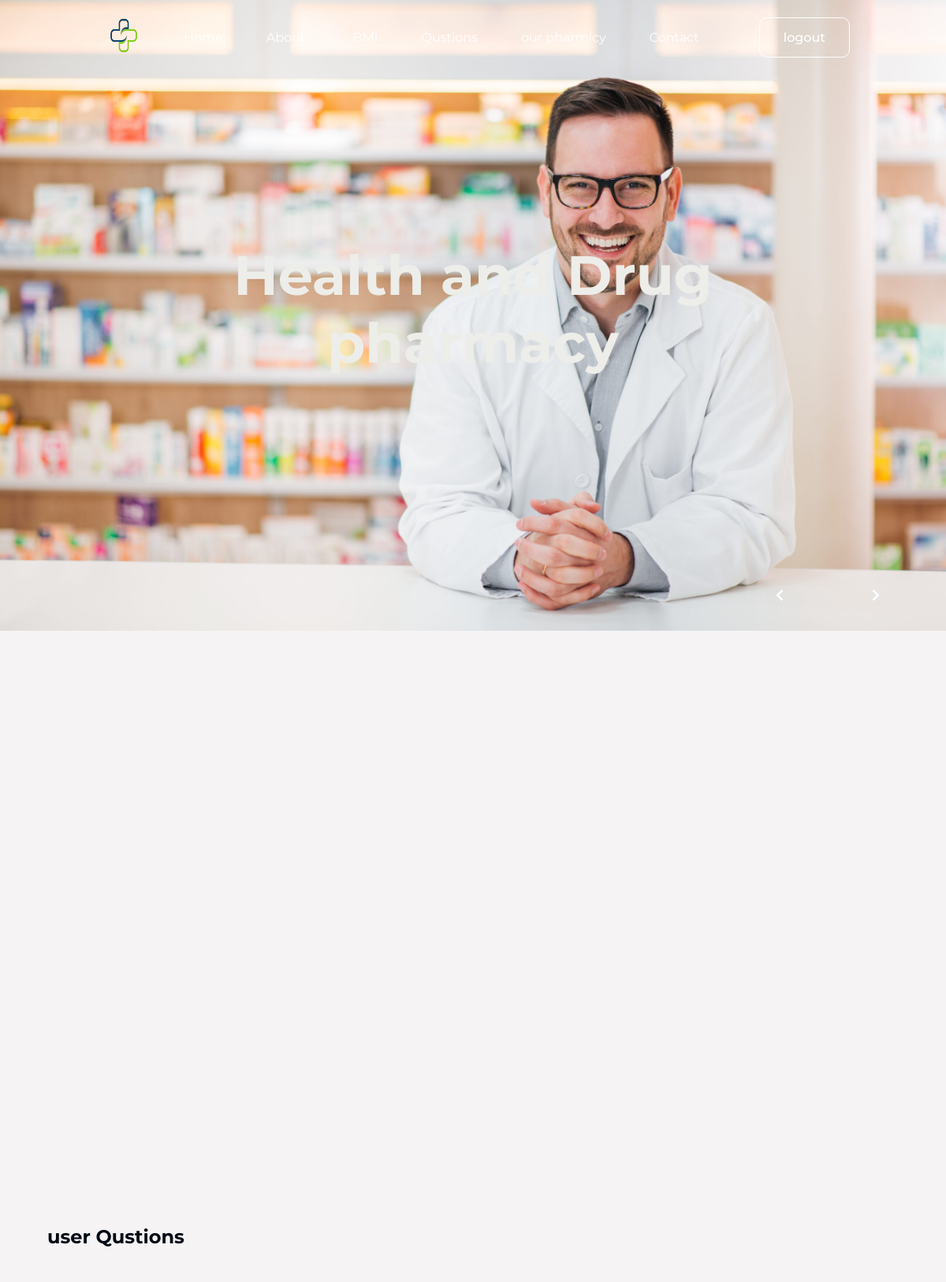
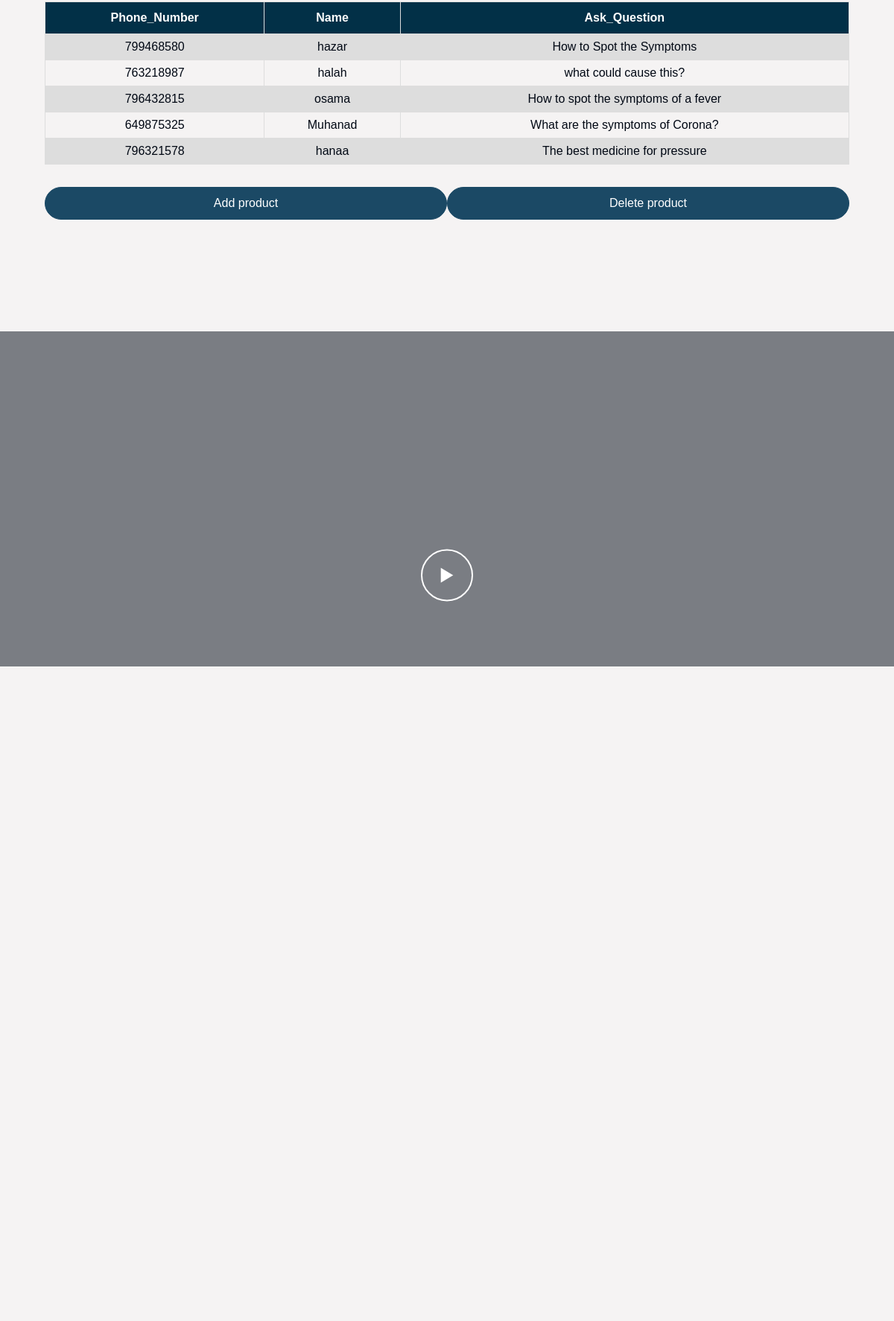
/manager_home.php (upper part), run on the app's committed database (2 pictures, top to bottom).
### tables this page shows
CREATE TABLE `question` (
  `Phone_Number` int(10) DEFAULT NULL,
  `Name` varchar(255) DEFAULT NULL,
  `Ask_Question` varchar(255) DEFAULT NULL
);

### manager_home.php (the view, shortened to what this page needs)
<?php
include("config/db_config.php");
$get_res = "SELECT * FROM question";
$Qustion_res = mysqli_query($connection, $get_res);
?>
<!DOCTYPE html>
<html lang="en">
<head>
    <link href="https://unpkg.com/boxicons@2.0.7/css/boxicons.min.css" rel="stylesheet">
    <link href='//maxcdn.bootstrapcdn.com/font-awesome/4.5.0/css/font-awesome.min.css' rel='stylesheet' />
    <link rel="stylesheet" href="https://cdnjs.cloudflare.com/ajax/libs/Swiper/6.7.5/swiper-bundle.min.css">
    <link rel="stylesheet" href="CSS\ST.css">
</head>
<body>
    <header class="header" id="header">
        <div class="navigation">
            <nav class="nav d-flex">
                <div class="logo">
                    <a href="index.php">
                        <img src="Image\logo1.png" />
                    </a>
                </div>
            <ul class="nav-list d-flex">
                    <li class="nav-item"><a href="#header" class="nav-link">Home</a></li>
                    <li class="nav-item"><a href="#about" class="nav-link">About</a></li>
                    <li><a href="BMI.php">BMI</a></li>
                    <li class="nav-item"><a href="#user_Qustion" class="nav-link">Qustions</a></li>
                    <li class="nav-item"><a href="#our" class="nav-link">our pharmicy</a></li>
                    <li class="nav-item"><a href="#contact" class="nav-link">Contact</a></li>
                </ul>
                <a href="Process\logout.php" class="btn sign-up">logout</a>
            </nav>
        </div>
        <div class="swiper-container slider-1">
            <div class="swiper-wrapper">
                <div class="swiper-slide">
                    <img src="Image\ph1.jpg" alt="" />
                </div>
            </div>
        </div>
        <div class="content">
            <h1>
            Health and Drug<br />
                 pharmacy
            </h1>
        </div>
        <div class="arrows d-flex">
            <div class="swiper-prev d-flex">
                <i class="bx bx-chevron-left swiper-icon"></i>
            </div>
            <div class="swiper-next d-flex">
                <i class="bx bx-chevron-right swiper-icon"></i>
            </div>
        </div>
    </header>
    <main class="main">
        <section class="section about" id="about">
            <div class="row container">
                <div class="col">
                </div>
            </div>
        </section>
        <section class="contact_section layout_padding" id="user_Qustion">
    <div class="container">
      <div class="row">
        <div class="col-md-6 ">
          <div class="heading_container ">
            <h2 class="">
              user Qustions
            </h2>
          </div>
          <div class="product">
          <table>
          <tr>
          <th>Phone_Number</th>
          <th>Name</th>
          <th>Ask_Question</th>
          </tr>
          <?php
          while($data=mysqli_fetch_assoc($Qustion_res)) {
            echo "<tr>";
              echo "<td>" .$data['Phone_Number']."</td>";
              echo "<td>" .$data['Name']."</td>";
              echo "<td>" .$data['Ask_Question']."</td>";
              echo "</tr>";
                  }
          ?>
            </table>
            </div>
            <div class="btn-box">
              <button><a href="Add_products.php">Add product</a></button>
              <button><a href="Delete_products.php">Delete product</a></button>
            </div>
            </div>
  </section>
        <section class="section discount">
            <div class="overlay">
                <video class="video">
                    <source src="Image\pexels-nataliya-vaitkevich-7525922.mp4" type="video/mp4" />
                    <source src="Image\pexels-nataliya-vaitkevich-7525922.webm" type="video/webm" />
                </video>
            </div>
            <div class="content">
                <span class="video-control d-flex"><i class="bx bx-play"></i></span>
            </div>
        </section>
        <section class="section trip" id="our">
        </section>
    </main>
    <link rel="stylesheet" href="CSS\ST.css">
</body>
</html>

### CSS/ST.css (style rules this page uses)
:root { --primary: #637081; --text-1: #000814; --text-2: #a9a9a9; --white: #fff; --shadow-300: 0 5px 5px rgba(0, 0, 0, 0.3); --shadow-500: 0 5px 5px rgba(0, 0, 0, 0.5); --transition-300: all 300ms ease-in-out; --transition-500: all 500ms ease-in-out; }
*, *::after, *::before { margin: 0; padding: 0; box-sizing: inherit; }
html { font-size: 62.5%; box-sizing: border-box; scroll-behavior: smooth; }
body { font-family: "Montserrat", sans-serif; font-size: 1.6rem; font-weight: 400; background-color: #f5f3f3; color: var(--text-1); }
h1, h2, h3, h4 { color: var(--text-1); }
img, video { width: 100%; height: 100%; }
.d-flex { display: flex; align-items: center; }
.container { max-width: 114rem; margin: 0 auto; }
.section { margin: 5rem 0; padding: 10rem 0 5rem; overflow: hidden; }
@media (max-width: 1200px) { .container { padding: 0 3rem; } }
.header { position: relative; width: 100%; min-height: 100vh; z-index: 0; }
header ul { display: flex; justify-content: center; align-items: center; list-style: none; }
header ul li a { padding: 6px 15px; border-radius: 20px; text-decoration: none; margin-right: 30px; color: white; }
.navigation { position: absolute; top: 0; left: 0; width: 100%; z-index: 99999999; padding: 1rem 0; }
.nav { max-width: 996px; margin: 0 auto; padding: 0 2rem; justify-content: space-between; color: white; }
.logo img { width: 7rem; height: 7rem; }
.nav-item:not(:last-child) { margin-right: 0.5rem; }
.nav-link { display: inline-block; padding: 1rem; color: var(--white); }
.btn { display: inline-block; color: var(--white); font-size: 1.6rem; font-weight: 500; background-color: #1a759f; padding: 1.5rem 2.5rem; transition: var(--transition-300); text-decoration: none; }
.btn.sign-up { padding: 1.5rem 3rem; border-radius: 1rem; background-color: transparent; border: 1px solid #fff; transition: var(--transition-300); text-decoration: none; }
.swiper-container { width: 100%; height: 100%; }
.header .swiper-slide img, .header .swiper-slide video { height: 100vh; object-fit: cover; }
.header .content { position: absolute; top: 50%; left: 50%; transform: translate(-50%, -50%); z-index: 100; width: 70%; text-align: center; }
.header .content h1 { font-size: 7rem; font-weight: 700; color: #edede9; margin-bottom: 2rem; }
.header .arrows { position: absolute; bottom: 0.5%; right: 0; z-index: 100; width: 30rem; padding: 2rem; justify-content: center; }
.header .swiper-icon { font-size: 3rem; }
.header .swiper-next, .header .swiper-prev { justify-content: center; color: white; width: 10rem; height: 5rem; cursor: pointer; }
.header .swiper-prev { margin-right: 2rem; }
.about .row { display: grid; grid-template-columns: 1fr 1fr; gap: 5rem; align-items: center; }
.contact_section h2 { margin-bottom: 45px; }
.contact_section .btn-box { display: -webkit-box; display: -ms-flexbox; display: flex; margin-top: 10px; }
.contact_section button { display: inline-block; padding: 12px 45px; background-color: #1b4965; color: #ffffff; border-radius: 45px; border: 1px solid #1b4965; -webkit-transition: all 0.3s; transition: all 0.3s; width: 100%; }
.discount { position: relative; height: 60rem; }
.discount .overlay { position: relative; height: 100%; }
.discount .overlay::after { content: ""; top: 0; left: 0; width: 100%; height: 100%; position: absolute; background: var(--text-1); opacity: 0.5; }
.discount video { object-fit: cover; }
.discount .content { position: absolute; top: 52%; left: 50%; transform: translate(-50%, -50%); width: 80%; text-align: center; }
.discount .content span { justify-content: center; border: 2px solid var(--white); border-radius: 50%; color: var(--white); font-size: 4rem; width: 7rem; height: 7rem; margin: 0 auto; cursor: pointer; margin-top: 3rem; }
.trip { overflow: hidden; }

### data on the page
question: Phone_Number "799468580", Name "hazar", Ask_Question "How to Spot the Symptoms"
question: Phone_Number "763218987", Name "halah", Ask_Question "what could cause this?"
question: Phone_Number "796432815", Name "osama", Ask_Question "How to spot the symptoms of a fever"
question: Phone_Number "649875325", Name "Muhanad", Ask_Question "What are the symptoms of Corona?"
question: Phone_Number "796321578", Name "hanaa", Ask_Question "The best medicine for pressure"
